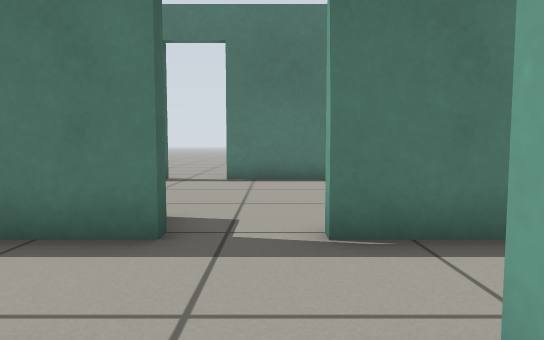
[1] (above)

19 first-person views from a walk through a world built for the Gazebo simulator. The camera is 0.5 m above the floor, tilts 4° down and sees 75° across. The floor is counted in squares, 0.5 m on a side. Each view is taken from the middle of a square. On the plan, view 1 faces up. The plan holds only what a view shows up to about 13 squares ahead; the rest is blank. Robots are left out. Simple patterns stand in for the simulator's built-in surfaces.

[2]
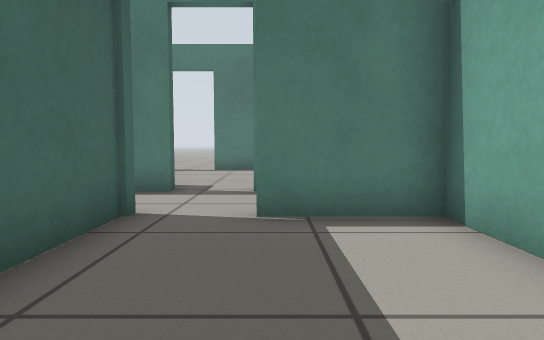

[3]
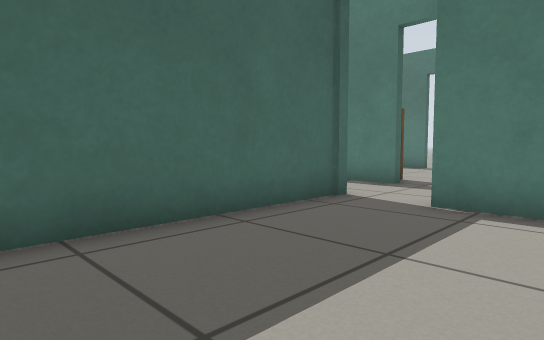

[4]
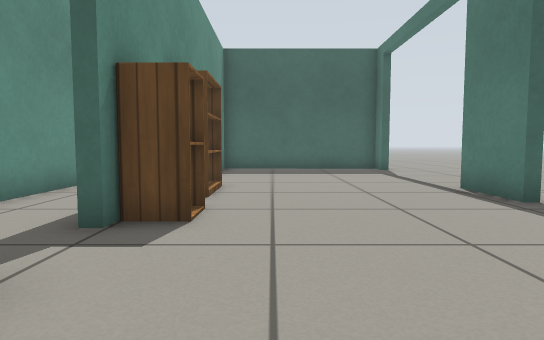

[5]
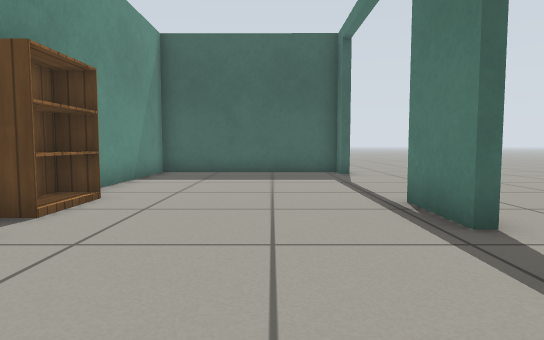

[6]
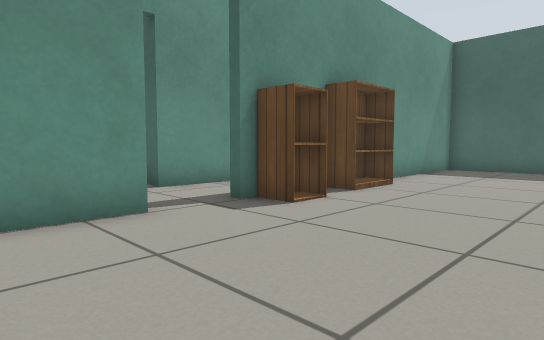

[7]
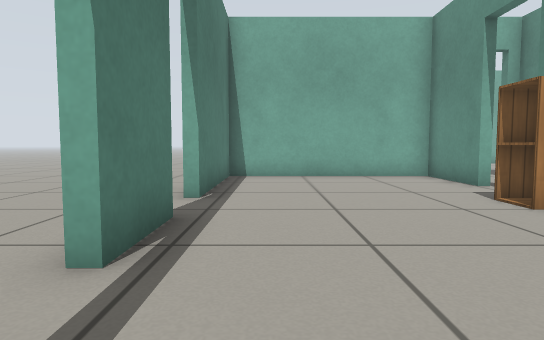

[8]
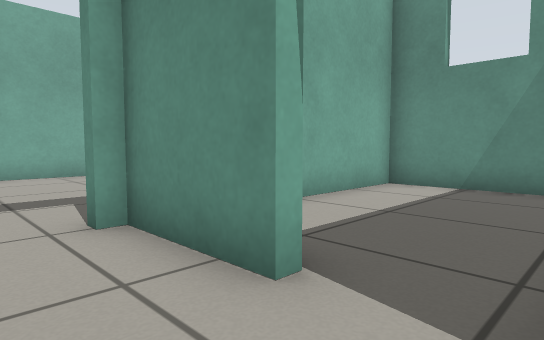

[9]
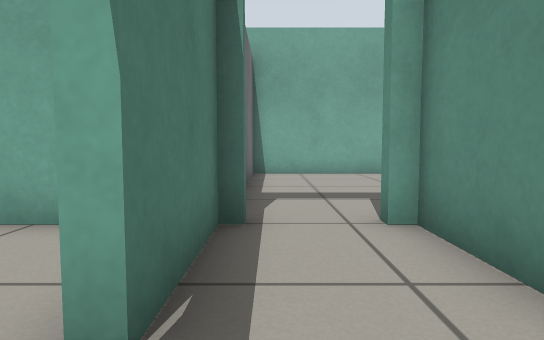

[10]
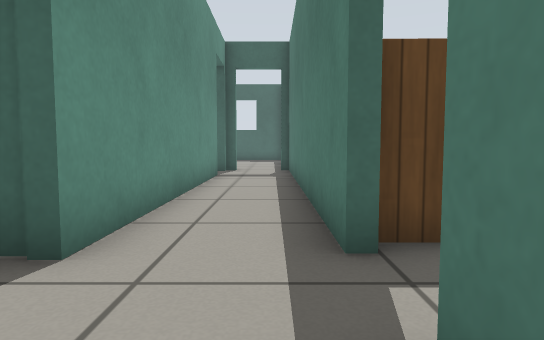

[11]
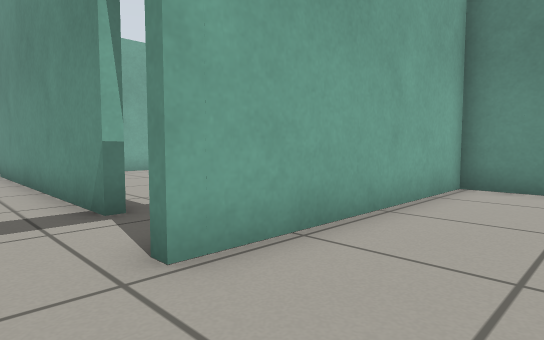

[12]
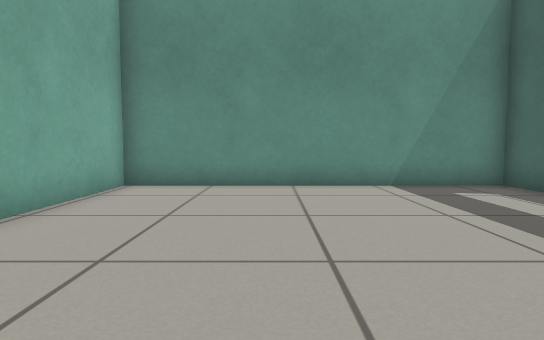

[13]
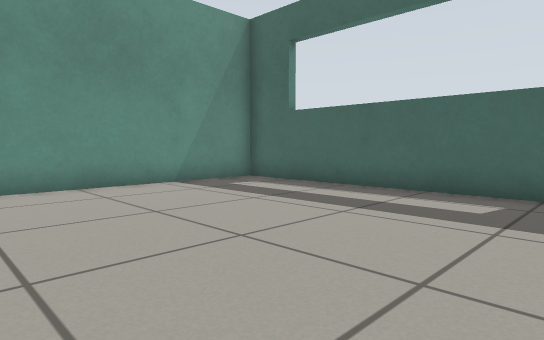

[14]
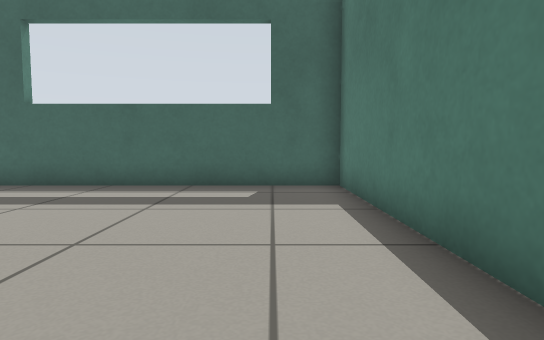

[15]
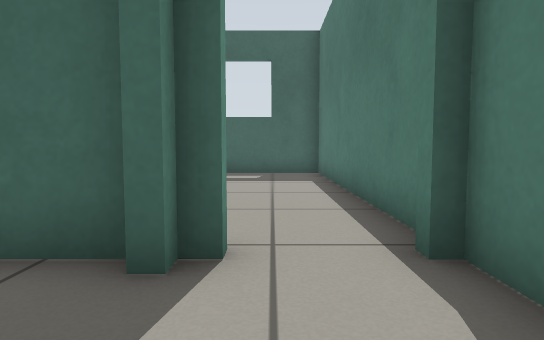

[16]
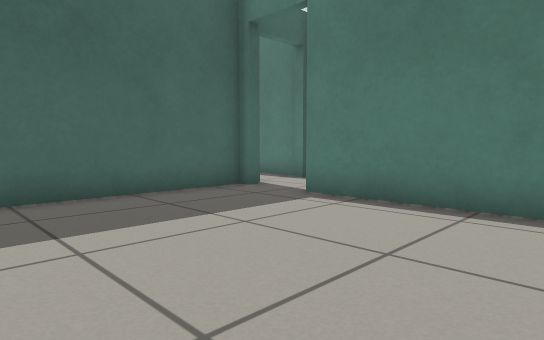

[17]
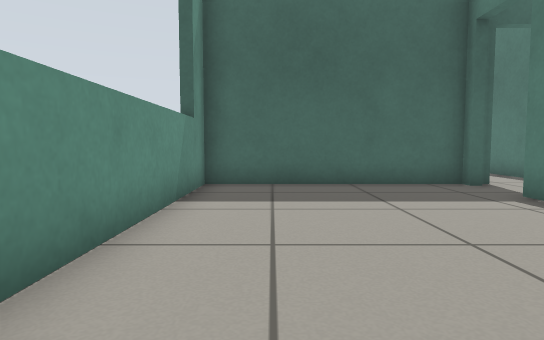

[18]
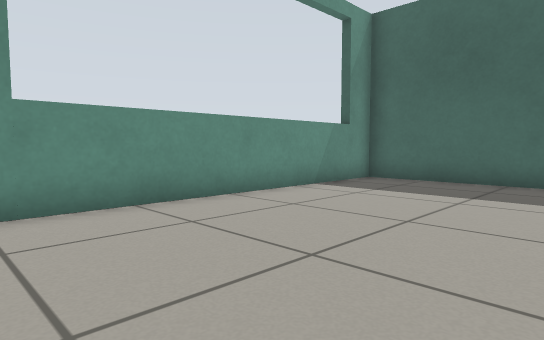

[19]
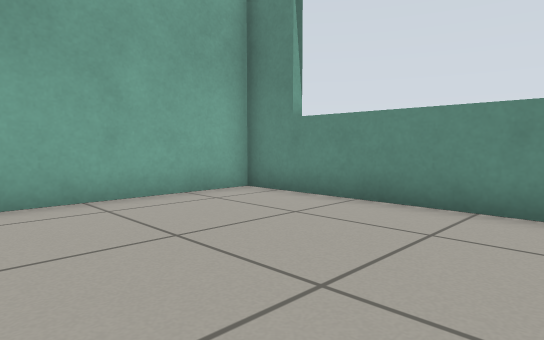

### Floor plan
Points are (right, up) in squares from view 1. A wall is a line through its corners. A room is listed if a view was taken in it or the views show most of it. See-through windows are left out.
Room 1 (views 1, 2, 3)
walls: (0.1, -5.7) (3.4, -5.7) (3.4, 0.9) (0.8, 0.9); (-1.1, 1.2) (-1.1, -4.5)
ways out: open door at (-0.5, 1) to room 3
Room 2 (views 4, 5, 6, 7)
walls: (-4.6, 4) (-2.6, 4); (-3.1, 10.4) (-5.2, 10.4); (0.5, 4) (3.4, 4) (3.4, 10.4) (-1.4, 10.4); (-11.1, 10.4) (-12, 10.4) (-12, 4) (-5.6, 4)
ways out: open door at (-0.5, 4) to room 3; open door at (-8.3, 10.5); open door at (-2.3, 10.7)
objects: bookshelf (-5, 4) to (-4, 5); cabinet (-2, 4) to (-2, 5)
Room 3 (views 8, 9, 10, 15)
walls: (-2.6, 4) (-1.1, 4); (-5.6, 4) (-4.6, 4); (-1.1, 3.7) (-12, 3.7) (-12, 3.2); (0.8, 1.2) (3.4, 1.2); (-9.8, 1.2) (-1.1, 1.2); (3.5, 3.7) (0.5, 3.7)
ways out: open door at (-0.5, 1) to room 1; open door at (-0.5, 4) to room 2; open door at (-12, 2.5) to room 4; open door at (-10.5, 1) to room 5; open door at (3.5, 2.5)
Room 4 (views 11, 12, 13, 14)
walls: (-12.5, 3.7) (-21.7, 3.7) (-21.7, -5.7) (-12.3, -5.7) (-12.3, 1.6)
ways out: open door at (-12, 2.5) to room 3
Room 5 (views 16, 17, 18, 19)
walls: (-5.8, 0.9) (-9.8, 0.9); (-12, 0.9) (-12, -5.7) (-1.4, -5.7) (-1.4, -0.8)
ways out: open door at (-10.5, 1) to room 3

Where each view was taken, in squares from view 1:
view 1: 0 up, 0 right, facing up
view 2: 4 down, 1 right, facing up
view 3: 5 down, 3 right, facing up-left
view 4: 6 up, 3 right, facing left
view 5: 8 up, 1 right, facing left
view 6: 9 up, 3 right, facing down-left
view 7: 9 up, 8 left, facing right
view 8: 3 up, 1 left, facing down-right
view 9: 3 up, 1 left, facing right
view 10: 3 up, 2 right, facing left
view 11: 3 up, 15 left, facing down-right
view 12: 3 up, 16 left, facing down
view 13: 3 up, 14 left, facing down-left
view 14: 2 up, 13 left, facing left
view 15: 2 up, 9 left, facing left
view 16: 5 down, 5 left, facing up-left
view 17: 4 down, 3 left, facing left
view 18: 0 up, 2 left, facing down-left
view 19: 0 up, 8 left, facing down-right
